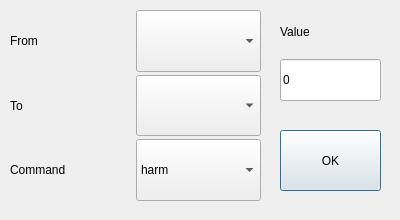
<?xml version="1.0" encoding="UTF-8"?>
<ui version="4.0">
 <class>CommandDialog</class>
 <widget class="QDialog" name="CommandDialog">
  <property name="geometry">
   <rect>
    <x>0</x>
    <y>0</y>
    <width>400</width>
    <height>220</height>
   </rect>
  </property>
  <property name="windowTitle">
   <string>CommandDialog</string>
  </property>
  <widget class="QPushButton" name="pushButton_accept">
   <property name="geometry">
    <rect>
     <x>280</x>
     <y>130</y>
     <width>101</width>
     <height>61</height>
    </rect>
   </property>
   <property name="text">
    <string>OK</string>
   </property>
  </widget>
  <widget class="QWidget" name="layoutWidget">
   <property name="geometry">
    <rect>
     <x>10</x>
     <y>10</y>
     <width>251</width>
     <height>191</height>
    </rect>
   </property>
   <layout class="QGridLayout" name="gridLayout">
    <property name="horizontalSpacing">
     <number>0</number>
    </property>
    <property name="verticalSpacing">
     <number>3</number>
    </property>
    <item row="0" column="0">
     <widget class="QLabel" name="label_from">
      <property name="text">
       <string>From</string>
      </property>
     </widget>
    </item>
    <item row="0" column="1">
     <widget class="QComboBox" name="comboBox_from">
      <property name="sizePolicy">
       <sizepolicy hsizetype="Preferred" vsizetype="Preferred">
        <horstretch>0</horstretch>
        <verstretch>0</verstretch>
       </sizepolicy>
      </property>
     </widget>
    </item>
    <item row="1" column="0">
     <widget class="QLabel" name="label_to">
      <property name="text">
       <string>To</string>
      </property>
     </widget>
    </item>
    <item row="1" column="1">
     <widget class="QComboBox" name="comboBox_to">
      <property name="sizePolicy">
       <sizepolicy hsizetype="Preferred" vsizetype="Preferred">
        <horstretch>0</horstretch>
        <verstretch>0</verstretch>
       </sizepolicy>
      </property>
     </widget>
    </item>
    <item row="2" column="0">
     <widget class="QLabel" name="label_command">
      <property name="text">
       <string>Command</string>
      </property>
     </widget>
    </item>
    <item row="2" column="1">
     <widget class="QComboBox" name="comboBox_command">
      <property name="sizePolicy">
       <sizepolicy hsizetype="Preferred" vsizetype="Preferred">
        <horstretch>0</horstretch>
        <verstretch>0</verstretch>
       </sizepolicy>
      </property>
      <item>
       <property name="text">
        <string>harm</string>
       </property>
      </item>
      <item>
       <property name="text">
        <string>heal</string>
       </property>
      </item>
     </widget>
    </item>
   </layout>
  </widget>
  <widget class="QWidget" name="layoutWidget">
   <property name="geometry">
    <rect>
     <x>280</x>
     <y>10</y>
     <width>101</width>
     <height>91</height>
    </rect>
   </property>
   <layout class="QVBoxLayout" name="verticalLayout">
    <item>
     <widget class="QLabel" name="label_value">
      <property name="text">
       <string>Value</string>
      </property>
     </widget>
    </item>
    <item>
     <widget class="QLineEdit" name="lineEdit_value">
      <property name="sizePolicy">
       <sizepolicy hsizetype="Expanding" vsizetype="Preferred">
        <horstretch>0</horstretch>
        <verstretch>0</verstretch>
       </sizepolicy>
      </property>
      <property name="text">
       <string>0</string>
      </property>
     </widget>
    </item>
   </layout>
  </widget>
 </widget>
 <resources/>
 <connections/>
</ui>
